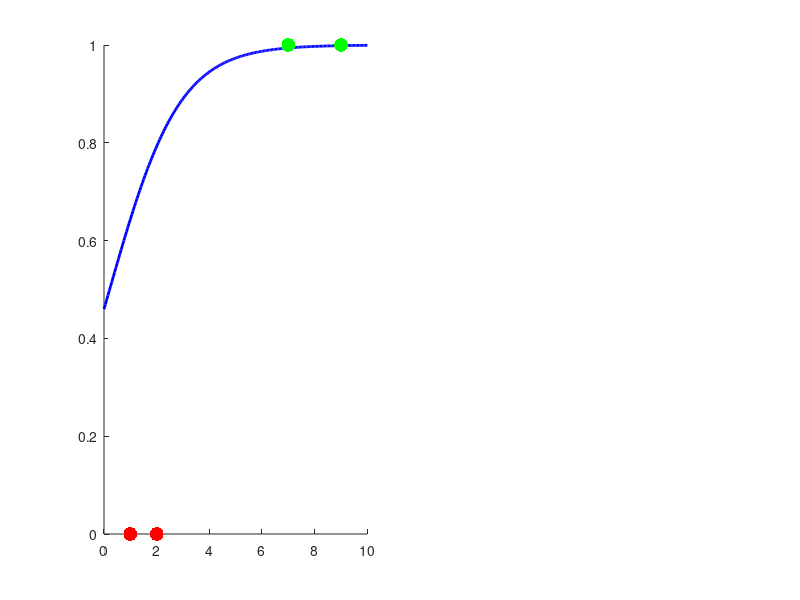

The MATLAB source for this figure: (Note: this script raises an error after producing the figure.)
clear; clc; close all;
%% 1. Configuración de Datos
% Datos del enunciado
X = [1, 2, 7, 9];       % Entradas
Y_target = [0, 0, 1, 1]; % Clases (0 o 1)
% Parámetros de entrenamiento
lr = 0.1;           % Tasa de aprendizaje (learning rate)
epochs = 200;       % Número de épocas
filename = 'clasificacion_sigmoide.gif';
% Inicialización (según enunciado)
w = 1;
b = 0;
% Preparar visualización
figure('Color', 'white', 'Position', [100 100 1000 500]);
loss_history = zeros(1, epochs);
% Rango para pintar la curva suavemente
xx = linspace(0, 10, 200);
%% 2. Bucle de Entrenamiento
for epoch = 1:epochs
  
   % --- FORWARD PASS ---
   % 1. Calcular Z lineal
   z = w * X + b;
  
   % 2. Aplicar función de activación Sigmoide
   % A es la probabilidad predicha (y gorro)
   A = 1 ./ (1 + exp(-z));
  
   % --- CÁLCULO DE PÉRDIDA (Entropía Cruzada) ---
   % L = -Sum( y*log(y_hat) + (1-y)*log(1-y_hat) )
   % Añadimos un pequeño eps para evitar log(0) si la predicción es perfecta
   epsilon = 1e-10;
   loss = -sum( Y_target .* log(A + epsilon) + (1 - Y_target) .* log(1 - A + epsilon) );
   loss_history(epoch) = loss;
  
   % --- BACKPROPAGATION ---
   % La derivada de la Entropía Cruzada con Sigmoide se simplifica a: (A - Y)
   error = A - Y_target;
  
   % Gradientes (Acumulados para todos los datos)
   grad_w = sum(error .* X);
   grad_b = sum(error);
  
   % --- ACTUALIZACIÓN (Descenso del Gradiente) ---
   w = w - lr * grad_w;
   b = b - lr * grad_b;
  
   % --- VISUALIZACIÓN Y GIF ---
   if mod(epoch, 5) == 0 || epoch == 1
       clf;
      
       % -- Subplot 1: Clasificación Sigmoide --
       subplot(1, 2, 1); hold on;
      
       % Dibujar la curva sigmoide actual
       z_plot = w * xx + b;
       sig_plot = 1 ./ (1 + exp(-z_plot));
       plot(xx, sig_plot, 'b-', 'LineWidth', 2);
      
       % Dibujar los puntos de datos
       % Pintamos los de Clase 0 en rojo y Clase 1 en verde para distinguir
       scatter(X(Y_target==0), Y_target(Y_target==0), 100, 'r', 'filled', 'DisplayName', 'Clase 0');
       scatter(X(Y_target==1), Y_target(Y_target==1), 100, 'g', 'filled', 'DisplayName', 'Clase 1');
      
       % Línea de decisión (0.5)
       yline(0.5, 'k--', 'Umbral 0.5');
      
       title(sprintf('Época %d\nw=%.2f, b=%.2f', epoch, w, b));
       ylabel('Probabilidad P(y=1|x)'); xlabel('Entrada x');
       axis([0 10 -0.1 1.1]); grid on; legend('Modelo', 'Clase 0', 'Clase 1', 'Location', 'southeast');
      
       % -- Subplot 2: Función de Pérdida --
       subplot(1, 2, 2);
       plot(1:epoch, loss_history(1:epoch), 'k-', 'LineWidth', 1.5);
       hold on;
       plot(epoch, loss, 'ro', 'MarkerFaceColor', 'r');
      
       title(sprintf('Entropía Cruzada (Loss)\nValor actual: %.4f', loss));
       xlabel('Época'); ylabel('Loss');
       xlim([0 epochs]); ylim([0 max(loss_history(1))*1.1]);
       grid on;
      
       drawnow;
      
       % Guardar frame para GIF
       frame = getframe(gcf);
       im = frame2im(frame);
       [imind, cm] = rgb2ind(im, 256);
       if epoch == 1
           imwrite(imind, cm, filename, 'gif', 'Loopcount', inf, 'DelayTime', 0.1);
       else
           imwrite(imind, cm, filename, 'gif', 'WriteMode', 'append', 'DelayTime', 0.1);
       end
   end
end
fprintf('Entrenamiento terminado.\n');
fprintf('Predicción final para x=[1, 2, 7, 9]:\n');
disp(A);
